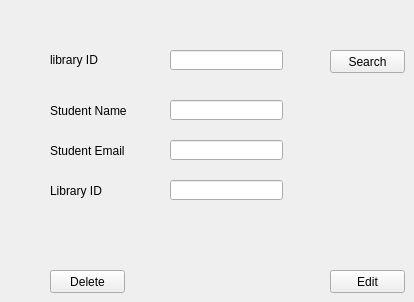
      <widget class="QWidget" name="tab_13">
       <attribute name="title">
        <string>Edit or Delete Student</string>
       </attribute>
       <widget class="QPushButton" name="pushButton_16">
        <property name="geometry">
         <rect>
          <x>330</x>
          <y>50</y>
          <width>75</width>
          <height>23</height>
         </rect>
        </property>
        <property name="text">
         <string>Search</string>
        </property>
       </widget>
       <widget class="QLineEdit" name="lineEdit_22">
        <property name="geometry">
         <rect>
          <x>170</x>
          <y>50</y>
          <width>113</width>
          <height>20</height>
         </rect>
        </property>
       </widget>
       <widget class="QLabel" name="label_28">
        <property name="geometry">
         <rect>
          <x>50</x>
          <y>50</y>
          <width>91</width>
          <height>20</height>
         </rect>
        </property>
        <property name="text">
         <string>library ID</string>
        </property>
       </widget>
       <widget class="QLabel" name="label_44">
        <property name="geometry">
         <rect>
          <x>50</x>
          <y>180</y>
          <width>91</width>
          <height>21</height>
         </rect>
        </property>
        <property name="text">
         <string>Library ID</string>
        </property>
       </widget>
       <widget class="QLabel" name="label_42">
        <property name="geometry">
         <rect>
          <x>50</x>
          <y>100</y>
          <width>91</width>
          <height>21</height>
         </rect>
        </property>
        <property name="text">
         <string>Student Name</string>
        </property>
       </widget>
       <widget class="QLineEdit" name="lineEdit_32">
        <property name="geometry">
         <rect>
          <x>170</x>
          <y>140</y>
          <width>113</width>
          <height>20</height>
         </rect>
        </property>
       </widget>
       <widget class="QLabel" name="label_43">
        <property name="geometry">
         <rect>
          <x>50</x>
          <y>140</y>
          <width>91</width>
          <height>21</height>
         </rect>
        </property>
        <property name="text">
         <string>Student Email</string>
        </property>
       </widget>
       <widget class="QLineEdit" name="lineEdit_36">
        <property name="geometry">
         <rect>
          <x>170</x>
          <y>180</y>
          <width>113</width>
          <height>20</height>
         </rect>
        </property>
       </widget>
       <widget class="QLineEdit" name="lineEdit_35">
        <property name="geometry">
         <rect>
          <x>170</x>
          <y>100</y>
          <width>113</width>
          <height>20</height>
         </rect>
        </property>
       </widget>
       <widget class="QPushButton" name="pushButton_24">
        <property name="geometry">
         <rect>
          <x>50</x>
          <y>270</y>
          <width>75</width>
          <height>23</height>
         </rect>
        </property>
        <property name="text">
         <string>Delete</string>
        </property>
       </widget>
       <widget class="QPushButton" name="pushButton_25">
        <property name="geometry">
         <rect>
          <x>330</x>
          <y>270</y>
          <width>75</width>
          <height>23</height>
         </rect>
        </property>
        <property name="text">
         <string>Edit</string>
        </property>
       </widget>
      </widget>
